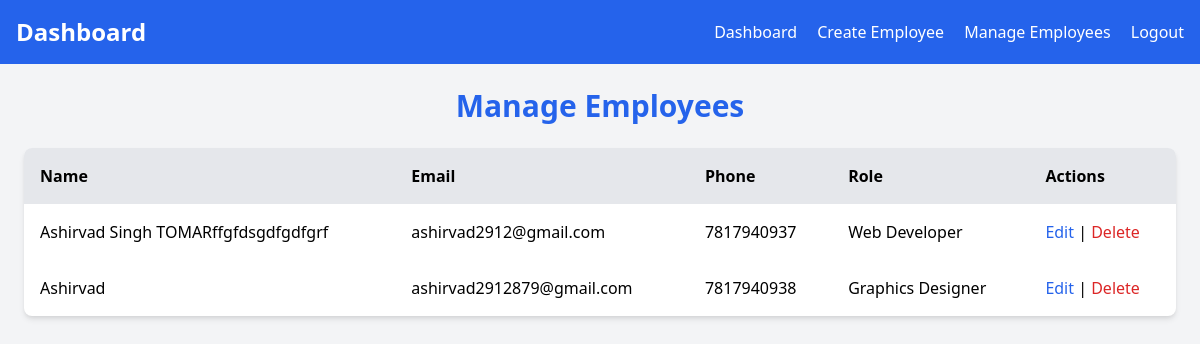
Page /manage_employees.php (signed in) on the committed database.
### tables this page shows
CREATE TABLE `employees_tbl` (
  `id` int(11) NOT NULL,
  `emp_id` int(11) NOT NULL,
  `emp_fullname` varchar(100) NOT NULL,
  `emp_fathername` varchar(100) NOT NULL,
  `emp_address` text NOT NULL,
  `emp_phone` bigint(10) NOT NULL,
  `emp_email` varchar(100) NOT NULL,
  `emp_aadhar_card` bigint(16) NOT NULL,
  `emp_pan_card` varchar(10) NOT NULL,
  `emp_photo` varchar(255) NOT NULL,
  `emp_date_of_birth` date DEFAULT NULL,
  `emp_gender` varchar(10) DEFAULT NULL,
  `emp_department` varchar(255) DEFAULT NULL,
  `emp_designation` varchar(255) DEFAULT NULL,
  `emp_date_of_joining` date DEFAULT NULL,
  `emp_office_exit_date` date DEFAULT NULL,
  `emp_basic_salary` decimal(10,2) DEFAULT NULL,
  `emp_acc_holder_name` varchar(255) DEFAULT NULL,
  `emp_acc_num` varchar(20) DEFAULT NULL,
  `emp_bank_detail` text DEFAULT NULL,
  `emp_ifsc_code` varchar(20) DEFAULT NULL
);

### manage_employees.php (the view, shortened to what this page needs)
<?php
include 'config.php';
$employees = $conn->query("SELECT * FROM employees_tbl");
?>
<?php require('header.php');?>
    <div class="p-6 max-w-7xl mx-auto">
        <h1 class="text-3xl font-bold text-blue-600 mb-6 text-center">Manage Employees</h1>
        <table class="w-full bg-white shadow-md rounded-lg overflow-hidden">
            <thead class="bg-gray-200">
                <tr>
                    <th class="p-4 text-left">Name</th>
                    <th class="p-4 text-left">Email</th>
                    <th class="p-4 text-left">Phone</th>
                    <th class="p-4 text-left">Role</th>
                    <th class="p-4 text-left">Actions</th>
                </tr>
            </thead>
            <tbody>
                <?php while ($employee = $employees->fetch_assoc()) { ?>
                    <tr>
                        <td class="p-4"><?= $employee['emp_fullname'] ?></td>
                        <td class="p-4"><?= $employee['emp_email'] ?></td>
                        <td class="p-4"><?= $employee['emp_phone'] ?></td>
                        <td class="p-4"><?= $employee['emp_designation'] ?></td>
                        <td class="p-4">
                            <a href="edit_employee.php?emp_id=<?= $employee['emp_id'] ?>" class="text-blue-600" onclick="return confirm('Are you really Want to Edit?')">Edit</a> |
                            <a href="delete_employee.php?emp_id=<?= $employee['emp_id'] ?>" class="text-red-600" onclick="return confirm('Are you sure?')">Delete</a>
                        </td>
                    </tr>
                <?php } ?>
            </tbody>
        </table>
    </div>
</body>
</html>

### rows in the picture
employees_tbl: emp_fullname "Ashirvad Singh TOMARffgfdsgdfgdfgrf", emp_email "ashirvad2912@gmail.com", emp_phone "7817940937", emp_designation "Web Developer"
employees_tbl: emp_fullname "Ashirvad", emp_email "ashirvad2912879@gmail.com", emp_phone "7817940938", emp_designation "Graphics Designer"
